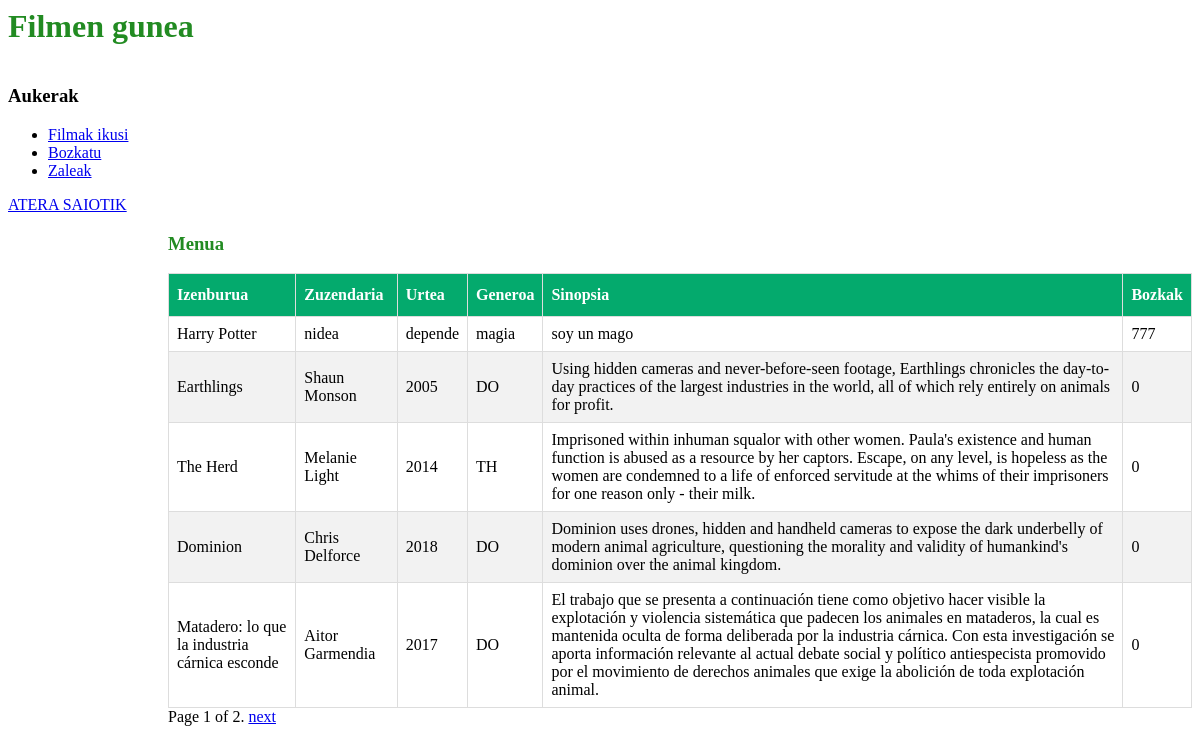
Screenshot of /filmak/ (signed in) with the database file from the repository.
### FilmenGunea/models.py (models this page shows, shortened)
class Filma(models.Model):
	izenburua = models.CharField(max_length=100)
	zuzendaria = models.CharField(max_length=60)
	urtea = models.IntegerField()
	generoa = models.CharField(max_length=2)
	sinopsia = models.CharField(max_length=700)
	bozkak = models.IntegerField()

### FilmenGunea/views.py (the view)
# urls.py: path('filmak/', views.filmak, name='filmak'),
@login_required(login_url='../')
def filmak(request):
    film_list = Filma.objects.all()
    paginator = Paginator(film_list, 5) # Show 5 contacts per page
    page = request.GET.get('page')
    try:
        filmak = paginator.page(page)
    except PageNotAnInteger:
        filmak = paginator.page(1)
    except EmptyPage:
        filmak = paginator.page(paginator.num_pages)
    return render(request, 'FilmenGunea/filmak.html', {"filmak": filmak})

### FilmenGunea/templates/FilmenGunea/filmak.html (shortened to what this page needs)
<head>
</head>
{% extends 'FilmenGunea/menua.html' %}
{% block content %}
    <h3>Menua</h3>
    <table id="film_taula">
        <thead>
            <tr>
                <th>Izenburua</th>
                <th>Zuzendaria</th>
                <th>Urtea</th>
                <th>Generoa</th>
                <th>Sinopsia</th>
                <th>Bozkak</th>
            </tr>
        </thead>
    <tbody>
        {% for film in filmak %}
        <tr>
            <td>{{ film.izenburua }}</td>
            <td>{{ film.zuzendaria }}</td>
            <td>{{ film.urtea }}</td>
            <td>{{ film.generoa }}</td>
            <td>{{ film.sinopsia }}</td>
            <td>{{ film.bozkak }}</td>
        </tr>
        {% endfor %}
    </tbody>
    </table>
    <div class="pagination">
        <span class="step-links">
            <span class="current">
                Page {{ filmak.number }} of {{ filmak.paginator.num_pages }}.
            </span>
            {% if filmak.has_next %}
            <a href="?page={{ filmak.next_page_number }}">next</a>
            {% endif %}
        </span>
    </div>
{% endblock %}

### FilmenGunea/templates/FilmenGunea/filmak.html (style rules this page uses)
#film_taula { border-collapse: collapse; }
#film_taula td, #film_taula th { border: 1px solid #ddd; padding: 8px; }
#film_taula tr:nth-child(even) { background-color: #f2f2f2; }
#film_taula th { padding-top: 12px; padding-bottom: 12px; text-align: left; background-color: #04AA6D; color: white; }

### FilmenGunea/templates/FilmenGunea/menua.html (style rules this page uses)
#edukia h3 { color: forestgreen; }

### rows the page displays
Filma: izenburua "Harry Potter", zuzendaria "nidea", urtea "depende", generoa "magia", sinopsia "soy un mago", bozkak "777"
Filma: izenburua "Earthlings", zuzendaria "Shaun Monson", urtea "2005", generoa "DO", sinopsia "Using hidden cameras and never-before-seen footage, Earthlings chronicles the day-to-day practices of the largest industries in the world, all of which rely entirely on animals for profit.", bozkak "0"
Filma: izenburua "The Herd", zuzendaria "Melanie Light", urtea "2014", generoa "TH", sinopsia "Imprisoned within inhuman squalor with other women. Paula's existence and human function is abused as a resource by her captors. Escape, on any level, is hopeless as the women are condemned to a life of enforced servitude at the whims of their imprisoners for one reason only - their milk.", bozkak "0"
Filma: izenburua "Dominion", zuzendaria "Chris Delforce", urtea "2018", generoa "DO", sinopsia "Dominion uses drones, hidden and handheld cameras to expose the dark underbelly of modern animal agriculture, questioning the morality and validity of humankind's dominion over the animal kingdom.", bozkak "0"
Filma: izenburua "Matadero: lo que la industria cárnica esconde", zuzendaria "Aitor Garmendia", urtea "2017", generoa "DO", sinopsia "El trabajo que se presenta a continuación tiene como objetivo hacer visible la explotación y violencia sistemática que padecen los animales en mataderos, la cual es mantenida oculta de forma deliberada por la industria cárnica. Con esta investigación se aporta información relevante al actual debate social y político antiespecista promovido por el movimiento de derechos animales que exige la abolición de toda explotación animal.", bozkak "0"

### other values shown
{{ filmak.number }} "1"
{{ filmak.paginator.num_pages }} "2"
